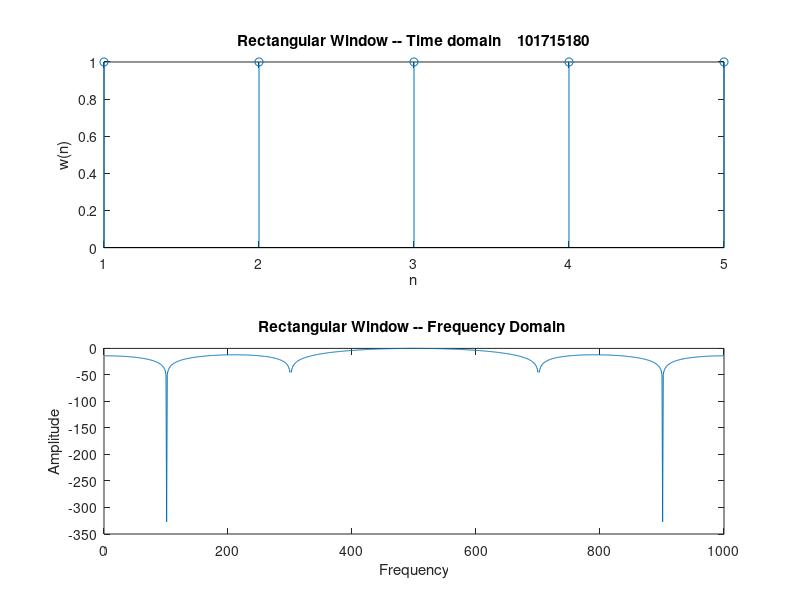

This figure's MATLAB source:
clc;
clear all;
close all;
N=input('Enter the Length of filter: ')
m=(N-1)/2;
w=zeros(1,(2*m+1));
for i=1:((2*m)+1)
    n=i-(m+1);
   
    w(i)=1;
    n=n+1;
end
w1=fftshift(fft(w,1000));
y1=abs(w1)/max(w1);
w2=20*log10(y1);
subplot(2,1,1)
stem(w)
xlabel('n')
ylabel('w(n)')
title('Rectangular Window -- Time domain    101715180')
subplot(2,1,2)
plot(w2)
xlabel('Frequency')
ylabel('Amplitude')
title('Rectangular Window -- Frequency Domain ')